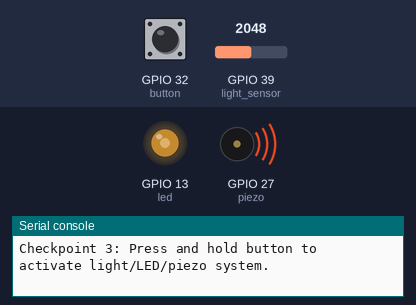
A program run on a simulated ESP32 board running MicroPython. On the bench: output pins drawn as LEDs (lit = HIGH), buzzer (waves = sounding), the last lines printed to the serial console. The inputs (shaded band) are chosen by the test bench; at power-on: GPIO 32 (button) HIGH, GPIO 39 (light_sensor) = 2048 (analog values on the 0–4095 scale).

Above: at 1.2 s.
1.3 s: GPIO 32 (button) pulled LOW for 0.15 s
At 2.3 s:
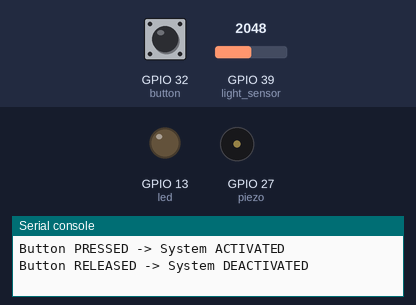
3.0 s: GPIO 32 (button) pulled LOW for 3.2 s
At 4.3 s:
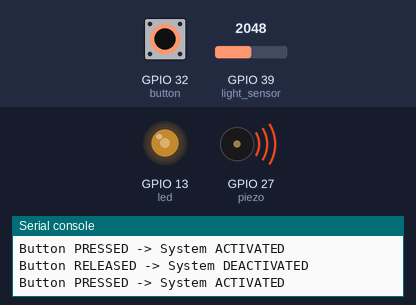
Timing chart, 0 to 7.8 s (numbered marks = the images above; inputs shaded):
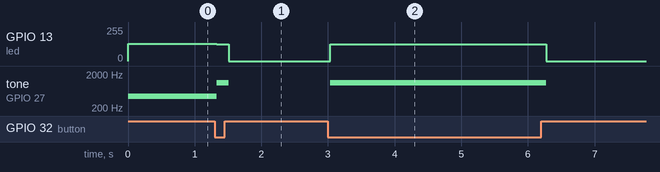

Measured:
- after the input at 1.3 s, GPIO 13 (led): 128/255 → 127/255 at once, → 0/255 0.18 s later; tone on GPIO 27 (piezo): 440 Hz → 1100 Hz at once, → silent 0.18 s later
- after the input at 3.0 s, GPIO 13 (led): 0/255 → 127/255 at once, → 0/255 3.2 s later; tone on GPIO 27 (piezo): silent → 1100 Hz at once, → silent 3.2 s later

The program:

lab2_checkpoint3.py
```python
from machine import Pin, ADC, PWM
import time

# pins for button, LED, piezo buzzer, and light sensor
BUTTON_PIN = 32
LED_PIN = 13
PIEZO_PIN = 27
LIGHT_SENSOR_PIN = 39

DEBOUNCE_MS = 30

# setup button with pull-up resistor
button = Pin(BUTTON_PIN, Pin.IN, Pin.PULL_UP)

# pulse width modulation for LED brightness and piezo pitch
led = PWM(Pin(LED_PIN), freq=1000)
piezo = PWM(Pin(PIEZO_PIN), freq=440) # default starting pitch

# analog to digital converter for light sensor
light_sensor = ADC(Pin(LIGHT_SENSOR_PIN))
light_sensor.atten(ADC.ATTN_11DB)

# keep track of button state and if system is running
stable_state = button.value()
pending = False
system_active = False  # turns true when button is pressed and held


def button_irq(pin):
    global pending
    # turn off interrupt temporarily during debounce
    button.irq(handler=None)
    pending = True


def enable_button_irq():
    button.irq(
        trigger=Pin.IRQ_FALLING | Pin.IRQ_RISING,
        handler=button_irq
    )


print("Checkpoint 3: Press and hold button to activate light/LED/piezo system.")

try:
    enable_button_irq()
    if button.value() != stable_state:
        button_irq(button)

    while True:
        # check if button was pressed/released to debounce
        if pending:
            pending = False

            candidate = button.value()
            stable_since = time.ticks_ms()

            while True:
                current = button.value()
                now = time.ticks_ms()

                if current != candidate:
                    candidate = current
                    stable_since = now

                if time.ticks_diff(now, stable_since) >= DEBOUNCE_MS:
                    break

                time.sleep_ms(1)

            # verify if the button state actually changed
            if candidate != stable_state:
                stable_state = candidate

                # 0 means button is pressed down, 1 means released
                if stable_state == 0:
                    print("Button PRESSED -> System ACTIVATED")
                    system_active = True
                else:
                    print("Button RELEASED -> System DEACTIVATED")
                    system_active = False
                    # turn off everything when letting go
                    led.duty(0)
                    piezo.duty(0)

            enable_button_irq()

            if button.value() != stable_state:
                button_irq(button)

        # while holding the button down, run the sensor loop
        if system_active:
            # read light level from sensor
            light_val = light_sensor.read()

            # if pressing the button, the LED should dim based on light
            led_duty = int((light_val / 4095) * 1023)
            led.duty(led_duty)

            # if blocking the sensor, the sound should be off
            if light_val < 50:
                piezo.duty(0)
            else:
                # change piezo pitch depending on how much light hits the sensor
                piezo_freq = int(200 + (light_val / 4095) * 1800)
                piezo.freq(piezo_freq)
                piezo.duty(512) # play sound

            # small delay so it doesn't spam readings
            time.sleep_ms(50)
        else:
            time.sleep_ms(10)

except KeyboardInterrupt:
    print("Stopped")

finally:
    button.irq(handler=None)
    led.deinit()
    piezo.deinit()
```
